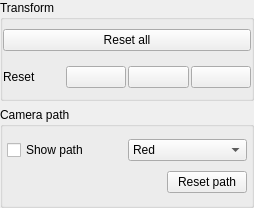
<?xml version="1.0" encoding="UTF-8"?>
<ui version="4.0">
 <class>CameraOptionsWidget</class>
 <widget class="QWidget" name="CameraOptionsWidget">
  <property name="geometry">
   <rect>
    <x>0</x>
    <y>0</y>
    <width>254</width>
    <height>208</height>
   </rect>
  </property>
  <layout class="QVBoxLayout" name="verticalLayout">
   <property name="leftMargin">
    <number>0</number>
   </property>
   <property name="topMargin">
    <number>0</number>
   </property>
   <property name="rightMargin">
    <number>0</number>
   </property>
   <property name="bottomMargin">
    <number>0</number>
   </property>
   <item>
    <widget class="QGroupBox" name="transformGroupBox">
     <property name="title">
      <string>Transform</string>
     </property>
     <layout class="QGridLayout" name="gridLayout" rowstretch="0,0">
      <property name="leftMargin">
       <number>0</number>
      </property>
      <property name="topMargin">
       <number>0</number>
      </property>
      <property name="rightMargin">
       <number>0</number>
      </property>
      <property name="bottomMargin">
       <number>0</number>
      </property>
      <property name="horizontalSpacing">
       <number>2</number>
      </property>
      <item row="1" column="3">
       <widget class="QPushButton" name="resetScaleButton">
        <property name="toolTip">
         <string>Reset scaling</string>
        </property>
        <property name="icon">
         <iconset resource="../data/app.qrc">
          <normaloff>:/icons/new/svg/camera-scale.svg</normaloff>:/icons/new/svg/camera-scale.svg</iconset>
        </property>
        <property name="iconSize">
         <size>
          <width>26</width>
          <height>24</height>
         </size>
        </property>
       </widget>
      </item>
      <item row="1" column="2">
       <widget class="QPushButton" name="resetRotationButton">
        <property name="toolTip">
         <string>Reset rotation</string>
        </property>
        <property name="icon">
         <iconset resource="../data/app.qrc">
          <normaloff>:/icons/new/svg/camera-rotate.svg</normaloff>:/icons/new/svg/camera-rotate.svg</iconset>
        </property>
        <property name="iconSize">
         <size>
          <width>26</width>
          <height>24</height>
         </size>
        </property>
       </widget>
      </item>
      <item row="1" column="0">
       <widget class="QLabel" name="resetLabel">
        <property name="text">
         <string>Reset</string>
        </property>
       </widget>
      </item>
      <item row="1" column="1">
       <widget class="QPushButton" name="resetTranslationButton">
        <property name="toolTip">
         <string>Reset translation</string>
        </property>
        <property name="icon">
         <iconset resource="../data/app.qrc">
          <normaloff>:/icons/new/svg/camera-move.svg</normaloff>:/icons/new/svg/camera-move.svg</iconset>
        </property>
        <property name="iconSize">
         <size>
          <width>26</width>
          <height>24</height>
         </size>
        </property>
       </widget>
      </item>
      <item row="0" column="0" colspan="4">
       <widget class="QPushButton" name="resetAllButton">
        <property name="toolTip">
         <string>Reset all transforms</string>
        </property>
        <property name="text">
         <string>Reset all</string>
        </property>
       </widget>
      </item>
     </layout>
    </widget>
   </item>
   <item>
    <widget class="QGroupBox" name="cameraPathGroupBox">
     <property name="title">
      <string>Camera path</string>
     </property>
     <layout class="QVBoxLayout" name="verticalLayout_2">
      <property name="spacing">
       <number>2</number>
      </property>
      <property name="leftMargin">
       <number>4</number>
      </property>
      <property name="topMargin">
       <number>4</number>
      </property>
      <property name="rightMargin">
       <number>4</number>
      </property>
      <property name="bottomMargin">
       <number>4</number>
      </property>
      <item>
       <layout class="QHBoxLayout" name="horizontalLayout_5">
        <item>
         <widget class="QCheckBox" name="showCameraPathCheckBox">
          <property name="toolTip">
           <string>Show interpolation path</string>
          </property>
          <property name="text">
           <string>Show path</string>
          </property>
         </widget>
        </item>
        <item>
         <widget class="QComboBox" name="pathColorComboBox">
          <item>
           <property name="text">
            <string>Red</string>
           </property>
          </item>
          <item>
           <property name="text">
            <string>Blue</string>
           </property>
          </item>
          <item>
           <property name="text">
            <string>Green</string>
           </property>
          </item>
          <item>
           <property name="text">
            <string>Black</string>
           </property>
          </item>
          <item>
           <property name="text">
            <string>White</string>
           </property>
          </item>
         </widget>
        </item>
       </layout>
      </item>
      <item>
       <layout class="QHBoxLayout" name="horizontalLayout_6">
        <item>
         <spacer name="horizontalSpacer">
          <property name="orientation">
           <enum>Qt::Horizontal</enum>
          </property>
          <property name="sizeHint" stdset="0">
           <size>
            <width>40</width>
            <height>20</height>
           </size>
          </property>
         </spacer>
        </item>
        <item>
         <widget class="QPushButton" name="btnResetPath">
          <property name="toolTip">
           <string>Reset path</string>
          </property>
          <property name="text">
           <string>Reset path</string>
          </property>
         </widget>
        </item>
       </layout>
      </item>
     </layout>
    </widget>
   </item>
  </layout>
 </widget>
 <tabstops>
  <tabstop>resetAllButton</tabstop>
  <tabstop>resetTranslationButton</tabstop>
  <tabstop>resetRotationButton</tabstop>
  <tabstop>resetScaleButton</tabstop>
  <tabstop>showCameraPathCheckBox</tabstop>
  <tabstop>pathColorComboBox</tabstop>
  <tabstop>btnResetPath</tabstop>
 </tabstops>
 <resources>
  <include location="../data/app.qrc"/>
 </resources>
 <connections/>
</ui>
